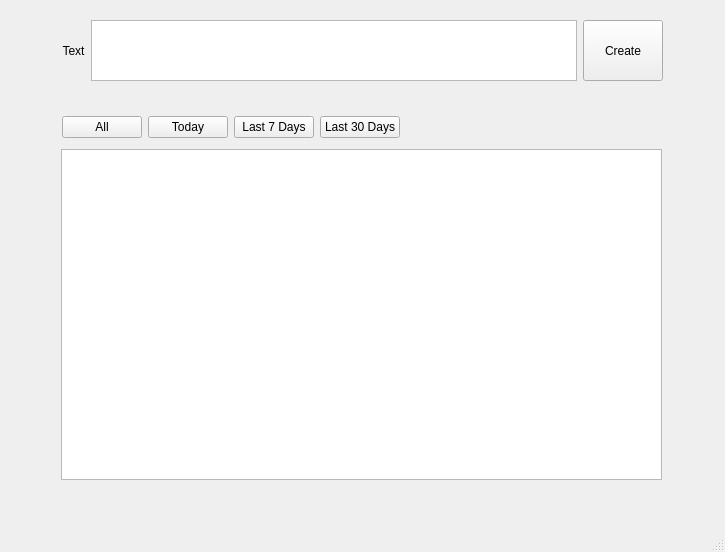
<?xml version="1.0" encoding="UTF-8"?>
<ui version="4.0">
 <class>MainWindow</class>
 <widget class="QMainWindow" name="MainWindow">
  <property name="geometry">
   <rect>
    <x>0</x>
    <y>0</y>
    <width>725</width>
    <height>552</height>
   </rect>
  </property>
  <property name="sizePolicy">
   <sizepolicy hsizetype="Expanding" vsizetype="Fixed">
    <horstretch>0</horstretch>
    <verstretch>0</verstretch>
   </sizepolicy>
  </property>
  <property name="minimumSize">
   <size>
    <width>725</width>
    <height>552</height>
   </size>
  </property>
  <property name="maximumSize">
   <size>
    <width>725</width>
    <height>552</height>
   </size>
  </property>
  <property name="windowTitle">
   <string>Announcement Board</string>
  </property>
  <widget class="QWidget" name="centralwidget">
   <widget class="QTableWidget" name="tableWidget">
    <property name="geometry">
     <rect>
      <x>61</x>
      <y>149</y>
      <width>601</width>
      <height>331</height>
     </rect>
    </property>
   </widget>
   <widget class="QWidget" name="layoutWidget">
    <property name="geometry">
     <rect>
      <x>62</x>
      <y>112</y>
      <width>602</width>
      <height>31</height>
     </rect>
    </property>
    <layout class="QHBoxLayout" name="horizontalLayout_2">
     <item>
      <widget class="QPushButton" name="btnAll">
       <property name="text">
        <string>All</string>
       </property>
      </widget>
     </item>
     <item>
      <widget class="QPushButton" name="btnToday">
       <property name="text">
        <string>Today</string>
       </property>
      </widget>
     </item>
     <item>
      <widget class="QPushButton" name="btnLast7Days">
       <property name="text">
        <string>Last 7 Days</string>
       </property>
      </widget>
     </item>
     <item>
      <widget class="QPushButton" name="btnLast30Days">
       <property name="text">
        <string>Last 30 Days</string>
       </property>
      </widget>
     </item>
     <item>
      <spacer name="horizontalSpacer">
       <property name="orientation">
        <enum>Qt::Horizontal</enum>
       </property>
       <property name="sizeHint" stdset="0">
        <size>
         <width>238</width>
         <height>20</height>
        </size>
       </property>
      </spacer>
     </item>
    </layout>
   </widget>
   <widget class="QWidget" name="layoutWidget">
    <property name="geometry">
     <rect>
      <x>62</x>
      <y>20</y>
      <width>601</width>
      <height>61</height>
     </rect>
    </property>
    <layout class="QHBoxLayout" name="horizontalLayout">
     <item>
      <widget class="QLabel" name="lbltext">
       <property name="text">
        <string>Text</string>
       </property>
       <property name="alignment">
        <set>Qt::AlignCenter</set>
       </property>
      </widget>
     </item>
     <item>
      <widget class="QTextEdit" name="txtEnterText">
       <property name="sizePolicy">
        <sizepolicy hsizetype="Expanding" vsizetype="Fixed">
         <horstretch>0</horstretch>
         <verstretch>0</verstretch>
        </sizepolicy>
       </property>
       <property name="maximumSize">
        <size>
         <width>1000</width>
         <height>1000</height>
        </size>
       </property>
      </widget>
     </item>
     <item>
      <widget class="QPushButton" name="btnCreate">
       <property name="sizePolicy">
        <sizepolicy hsizetype="Minimum" vsizetype="Expanding">
         <horstretch>0</horstretch>
         <verstretch>0</verstretch>
        </sizepolicy>
       </property>
       <property name="text">
        <string>Create</string>
       </property>
      </widget>
     </item>
    </layout>
   </widget>
  </widget>
  <widget class="QMenuBar" name="menubar">
   <property name="geometry">
    <rect>
     <x>0</x>
     <y>0</y>
     <width>725</width>
     <height>25</height>
    </rect>
   </property>
  </widget>
  <widget class="QStatusBar" name="statusbar"/>
 </widget>
 <resources/>
 <connections/>
</ui>
